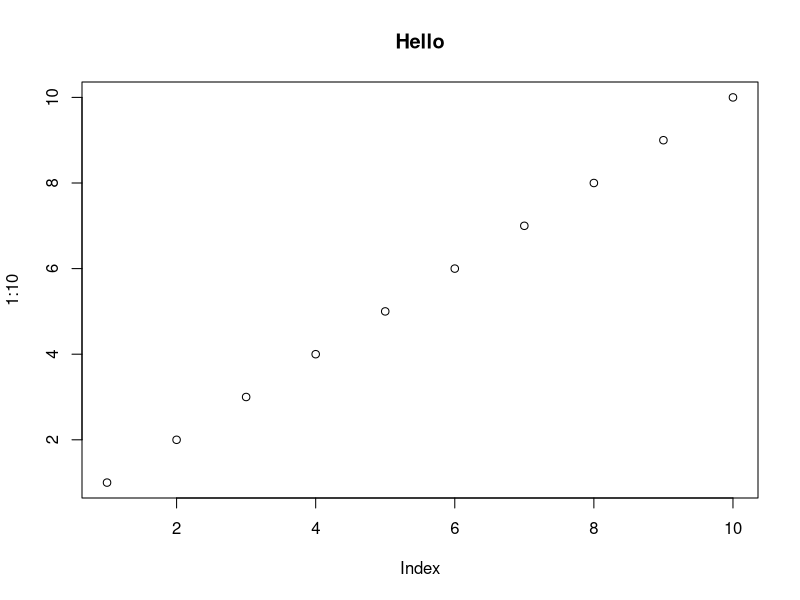

Reproduce this figure in R.
## ---- chunk 1
#| label: tiny-plot
#| fig-cap: "A small example plot"
plot(1:10, main = "Hello")
